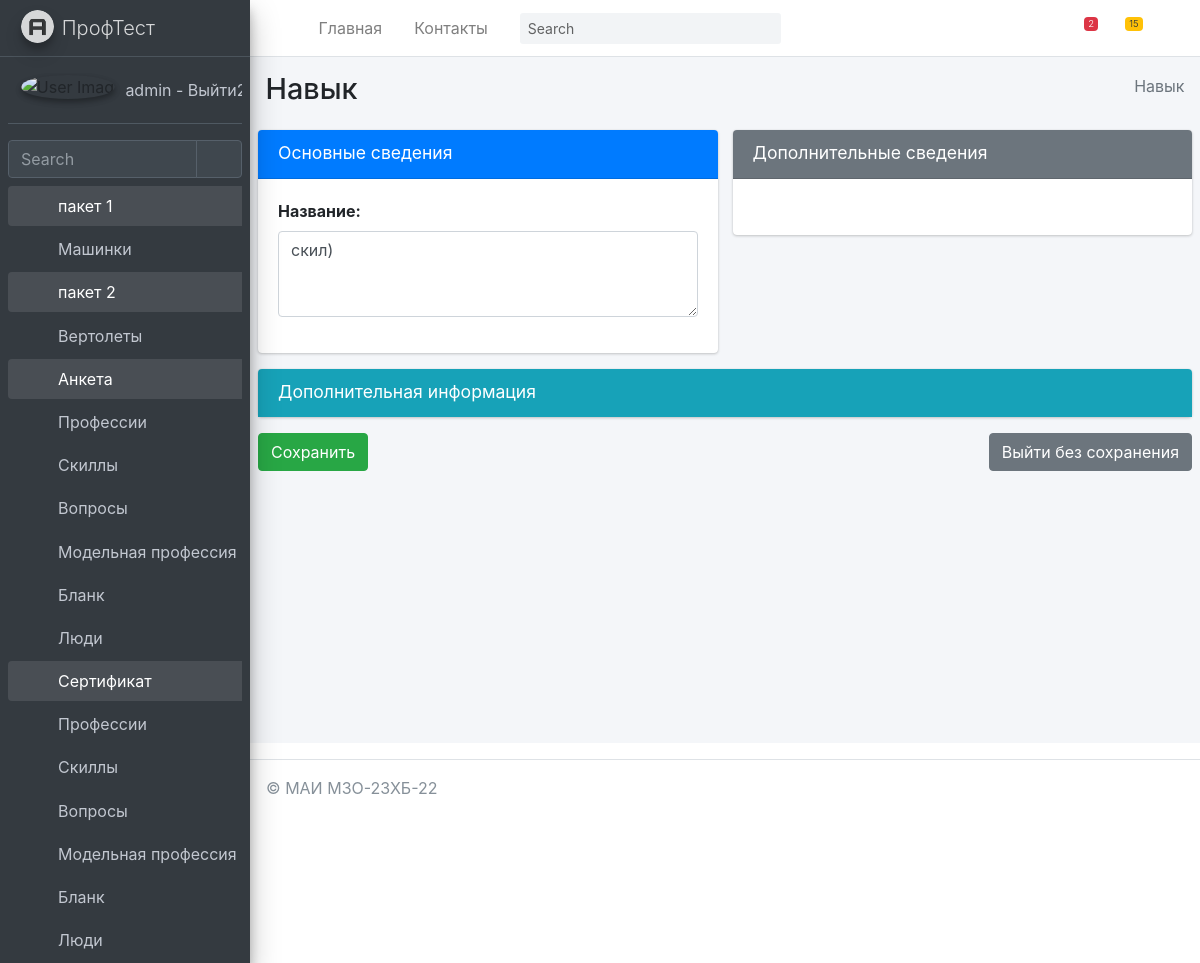
Page /anketa/skills/update/1/ (signed in) on the earlier database version.
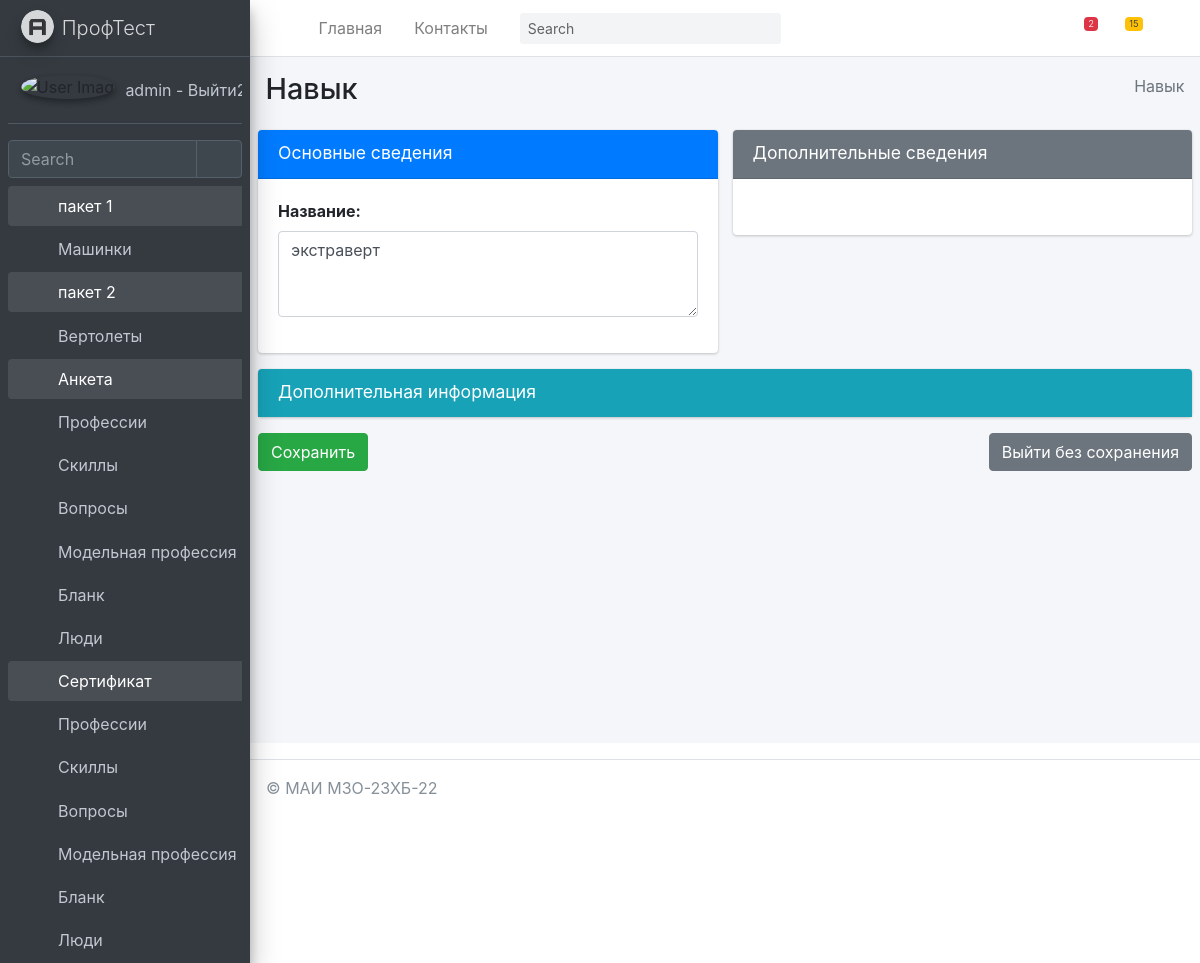
Same page on the later database version.
### mysite/anketa/models.py (models this page shows, shortened)
class Skills(models.Model):
    title = models.TextField(max_length=50, verbose_name="Название")
    class Meta:
        ordering = ["-title"]
        verbose_name = "Навык"
        verbose_name_plural = "Навыки"

### mysite/anketa/views.py (the view)
# urls.py: path('skills/update/<int:pk>/', SkillsUpdate.as_view(), name='SkillsUpdate'),
@method_decorator(login_required(login_url='/login/'), name='dispatch')
class SkillsUpdate(UpdateView):
	model = Skills
	template_name_suffix = '_update_form'
	fields = '__all__'
	success_url = '/anketa/skills/'
	def get_context_data(self, *, object_list=None, **kwargs):
		context = super(SkillsUpdate,self).get_context_data(**kwargs)
		context['sometry'] = self.model._meta.verbose_name
		context['slovar'] = {'title'}
		context['hidenslovar'] = {'id'}
		context['dopslovar'] = {'updated_at','erem','edesc','created_at'}
		context['model'] = self.model
		return context

### mysite/anketa/templatetags/anketa_tags.py (called while the page is built)
@register.filter(name='addclassrow')
def addclassrow(field, class_attr):
    rowcol = '3'
    return field.as_widget(attrs={'class': class_attr, 'rows': rowcol })

@register.simple_tag
def my_save():
    return "Сохранить"

@register.simple_tag
def my_notsave():
    return "Выйти без сохранения"

### mysite/anketa/templates/anketa/skills_update_form.html (shortened to what this page needs)
{% extends 'anketa/base.html' %}
{% load anketa_tags %}
{% block content %}
    <div class="content-wrapper">
        {% block sidebar %}
            {% include 'anketa/includes/_breadcrumb.html' %}
        {% endblock %}
        <section class="content">
            <form method="post" enctype="multipart/form-data">
                <div class="row">
                    <div class="col-md-6">
                        <div class="card card-primary">
                            <div class="card-header">
                                <h3 class="card-title">Основные сведения</h3>
                                <div class="card-tools">
                                    <button type="button" class="btn btn-tool" data-card-widget="collapse"
                                            title="Collapse">
                                        <i class="fas fa-minus"></i>
                                    </button>
                                </div>
                            </div>
                            <div class="card-body">
                                {% for field in form %}
                                    <div class="form-group">
                                        {% if field.name in slovar %}
                                            {{ field.label_tag }}
                                            {{ field | addclassrow:"form-control " }}
                                        {% endif %}
                                    </div>
                                {% endfor %}
                            </div>
                        </div>
                    </div>
                    <div class="col-md-6">
                        <div class="card card-secondary">
                            <div class="card-header">
                                <h3 class="card-title">Дополнительные сведения</h3>
                                <div class="card-tools">
                                    <button type="button" class="btn btn-tool" data-card-widget="collapse"
                                            title="Collapse">
                                        <i class="fas fa-minus"></i>
                                    </button>
                                </div>
                            </div>
                            <div class="card-body">
                            </div>
                        </div>
                    </div>
                </div>
                <div class="row">
                    <div class="col-12">
                        <div class="card card-info collapsed-card">
                            <div class="card-header">
                                <h3 class="card-title">Дополнительная информация</h3>
                                <div class="card-tools">
                                    <button type="button" class="btn btn-tool" data-card-widget="collapse"
                                            title="Collapse">
                                        <i class="fas fa-plus"></i>
                                    </button>
                                </div>
                            </div>
                        </div>
                    </div>
                </div>
                <div class="row">
                    <div class="col-12">
                        <a href="{% url 'anketa:skills' %}" class="btn btn-secondary float-right">
                            {% my_notsave %}</a>
                        <input type="submit" value="{% my_save %}" class="btn btn-success ">
                    </div>
                </div>
            </form>
        </section>
    </div>
{% endblock content %}

Differences in the rows shown:
changed Skills: title "скил)" → "экстраверт"
